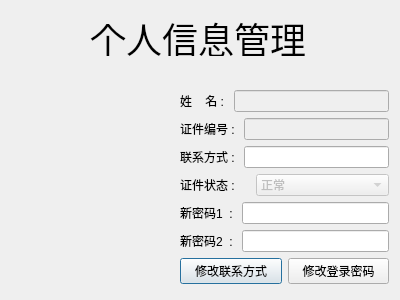
<?xml version="1.0" encoding="UTF-8"?>
<ui version="4.0">
 <class>usInfoDialog</class>
 <widget class="QDialog" name="usInfoDialog">
  <property name="geometry">
   <rect>
    <x>0</x>
    <y>0</y>
    <width>400</width>
    <height>300</height>
   </rect>
  </property>
  <property name="windowTitle">
   <string>Dialog</string>
  </property>
  <widget class="QWidget" name="layoutWidget">
   <property name="geometry">
    <rect>
     <x>180</x>
     <y>90</y>
     <width>209</width>
     <height>195</height>
    </rect>
   </property>
   <layout class="QVBoxLayout" name="verticalLayout">
    <item>
     <layout class="QHBoxLayout" name="horizontalLayout">
      <item>
       <widget class="QLabel" name="label_2">
        <property name="text">
         <string>姓    名 : </string>
        </property>
       </widget>
      </item>
      <item>
       <widget class="QLineEdit" name="lineEdit">
        <property name="enabled">
         <bool>false</bool>
        </property>
        <property name="alignment">
         <set>Qt::AlignRight|Qt::AlignTrailing|Qt::AlignVCenter</set>
        </property>
       </widget>
      </item>
     </layout>
    </item>
    <item>
     <layout class="QHBoxLayout" name="horizontalLayout_4">
      <item>
       <widget class="QLabel" name="label_5">
        <property name="text">
         <string>证件编号 : </string>
        </property>
       </widget>
      </item>
      <item>
       <widget class="QLineEdit" name="lineEdit_3">
        <property name="enabled">
         <bool>false</bool>
        </property>
        <property name="alignment">
         <set>Qt::AlignRight|Qt::AlignTrailing|Qt::AlignVCenter</set>
        </property>
       </widget>
      </item>
     </layout>
    </item>
    <item>
     <layout class="QHBoxLayout" name="horizontalLayout_7">
      <item>
       <widget class="QLabel" name="label_7">
        <property name="text">
         <string>联系方式 : </string>
        </property>
       </widget>
      </item>
      <item>
       <widget class="QLineEdit" name="lineEdit_4">
        <property name="alignment">
         <set>Qt::AlignRight|Qt::AlignTrailing|Qt::AlignVCenter</set>
        </property>
       </widget>
      </item>
     </layout>
    </item>
    <item>
     <layout class="QHBoxLayout" name="horizontalLayout_5">
      <item>
       <widget class="QLabel" name="label_6">
        <property name="text">
         <string>证件状态 : </string>
        </property>
       </widget>
      </item>
      <item>
       <widget class="QComboBox" name="comboBox">
        <property name="enabled">
         <bool>false</bool>
        </property>
        <property name="minimumSize">
         <size>
          <width>133</width>
          <height>0</height>
         </size>
        </property>
        <property name="maximumSize">
         <size>
          <width>133</width>
          <height>16777215</height>
         </size>
        </property>
        <item>
         <property name="text">
          <string>正常</string>
         </property>
        </item>
        <item>
         <property name="text">
          <string>注销</string>
         </property>
        </item>
        <item>
         <property name="text">
          <string>挂失</string>
         </property>
        </item>
       </widget>
      </item>
     </layout>
    </item>
    <item>
     <layout class="QHBoxLayout" name="horizontalLayout_2">
      <item>
       <widget class="QLabel" name="label_3">
        <property name="text">
         <string>新密码1  : </string>
        </property>
       </widget>
      </item>
      <item>
       <widget class="QLineEdit" name="lineEdit_2">
        <property name="alignment">
         <set>Qt::AlignRight|Qt::AlignTrailing|Qt::AlignVCenter</set>
        </property>
       </widget>
      </item>
     </layout>
    </item>
    <item>
     <layout class="QHBoxLayout" name="horizontalLayout_3">
      <item>
       <widget class="QLabel" name="label_4">
        <property name="text">
         <string>新密码2  : </string>
        </property>
       </widget>
      </item>
      <item>
       <widget class="QLineEdit" name="lineEdit_5">
        <property name="alignment">
         <set>Qt::AlignRight|Qt::AlignTrailing|Qt::AlignVCenter</set>
        </property>
       </widget>
      </item>
     </layout>
    </item>
    <item>
     <layout class="QHBoxLayout" name="horizontalLayout_6">
      <item>
       <widget class="QPushButton" name="pushButton">
        <property name="text">
         <string>修改联系方式</string>
        </property>
       </widget>
      </item>
      <item>
       <widget class="QPushButton" name="pushButton_2">
        <property name="text">
         <string>修改登录密码</string>
        </property>
       </widget>
      </item>
     </layout>
    </item>
   </layout>
  </widget>
  <widget class="QLabel" name="label">
   <property name="geometry">
    <rect>
     <x>10</x>
     <y>90</y>
     <width>161</width>
     <height>181</height>
    </rect>
   </property>
   <property name="text">
    <string/>
   </property>
  </widget>
  <widget class="QLabel" name="label_9">
   <property name="geometry">
    <rect>
     <x>90</x>
     <y>20</y>
     <width>221</width>
     <height>36</height>
    </rect>
   </property>
   <property name="font">
    <font>
     <pointsize>27</pointsize>
    </font>
   </property>
   <property name="text">
    <string>个人信息管理</string>
   </property>
  </widget>
 </widget>
 <resources/>
 <connections/>
</ui>
